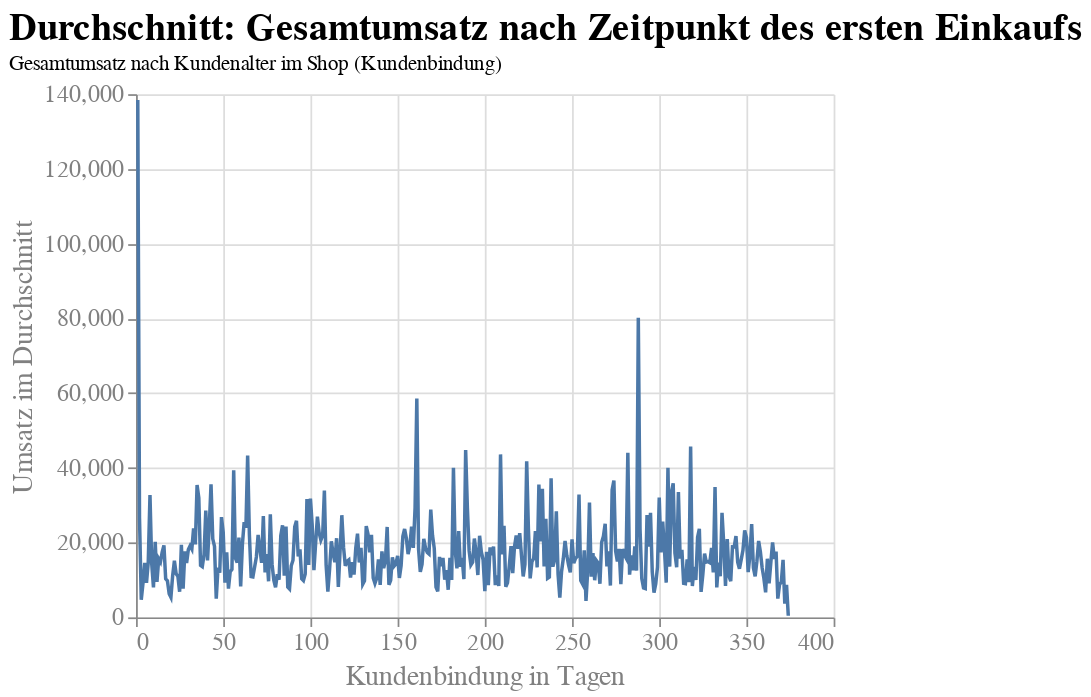

Notebook code for this chart:
### Code cell
# Berechnung des Gesamtumsatzes für jedes Land

# "CustomerAge" anlegen: Anzahl der Tage zwischen dem frühesten Rechnungsdatum und der ersten Rechnung je Kunde
df['InvoiceDate'] = pd.to_datetime(df['InvoiceDate'])
df['CustomerAge'] = (df.groupby('CustomerID')['InvoiceDate'].transform('min') - df['InvoiceDate']).dt.days

# Daten nach 'CustomerAge' gruppieren und Gesamtumsatz für jede Gruppe berechnen
age_sales = df.groupby('CustomerAge')['TotalPrice'].sum()

# Erstellen eines DataFrame mit den Spalten "CustomerAge" und "TotalPrice".
df_age_sales = pd.DataFrame({'CustomerAge': age_sales.index, 'TotalSales': age_sales.values})

# Neukunden herausfiltern (sonst massive Verzerrung der Visualisierung)
df_age_sales = df_age_sales[df_age_sales['CustomerAge'] < 0]

# Werte in CustomerAge mit -1 multiplizieren, damit die Kundenbindung in Tagen positiv ist
df_age_sales['CustomerAge'] = df_age_sales['CustomerAge'] * -1

# Berechnung des Durchschnitts des Gesamtumsatzes für jede Kundenaltergruppe
df_age_sales['AverageTotalSales'] = df_age_sales['TotalSales'] / df_age_sales.groupby('CustomerAge')['TotalSales'].transform('count')

#print(df_age_sales)

# Visualisierung des Gesamtumsatzes, der von Kunden auf Grundlage dessen, wie lange sie schon im Online-Shop einkaufen, generiert wurde
chart = alt.Chart(df_age_sales).mark_line().encode(
    x=alt.X('CustomerAge', axis=alt.Axis(title='Kundenbindung in Tagen')),
    y=alt.Y('AverageTotalSales', axis=alt.Axis(title='Umsatz im Durchschnitt')),
    tooltip = ['CustomerAge', 'TotalSales']
).configure_view(
    strokeWidth=0
).configure_title(
    fontSize=22,
    font="Arial",
    color="black",
    anchor="start"
).configure_axis(
    labelFont="Arial",
    titleFont="Arial",
    labelFontSize=14,
    titleFontSize=16,
    titleFontWeight="normal",
    labelColor="grey",
    titleColor="grey"
).properties(
    title={"text":["Durchschnitt: Gesamtumsatz nach Zeitpunkt des ersten Einkaufs"], "subtitle":["Gesamtumsatz nach Kundenalter im Shop (Kundenbindung)"]},
)

chart

### Figure 1 — Vega-Lite specification as saved in the notebook (floating-point values rounded to 4 significant figures; data arrays with more than 128 entries replaced by an {"elided": "..."} marker saying what was removed)
{"config": {"view": {"continuousWidth": 400, "continuousHeight": 300, "strokeWidth": 0}, "axis": {"labelColor": "grey", "labelFont": "Arial", "labelFontSize": 14, "titleColor": "grey", "titleFont": "Arial", "titleFontSize": 16, "titleFontWeight": "normal"}, "title": {"anchor": "start", "color": "black", "font": "Arial", "fontSize": 22}}, "data": {"name": "data-926ba9238d9be761ea4d5616948c55c0"}, "mark": "line", "encoding": {"tooltip": [{"field": "CustomerAge", "type": "quantitative"}, {"field": "TotalSales", "type": "quantitative"}], "x": {"axis": {"title": "Kundenbindung in Tagen"}, "field": "CustomerAge", "type": "quantitative"}, "y": {"axis": {"title": "Umsatz im Durchschnitt"}, "field": "AverageTotalSales", "type": "quantitative"}}, "title": {"text": ["Durchschnitt: Gesamtumsatz nach Zeitpunkt des ersten Einkaufs"], "subtitle": ["Gesamtumsatz nach Kundenalter im Shop (Kundenbindung)"]}, "$schema": "https://vega.github.io/schema/vega-lite/v4.17.0.json", "datasets": {"data-926ba9238d9be761ea4d5616948c55c0": {"elided": "374 records"}}}
